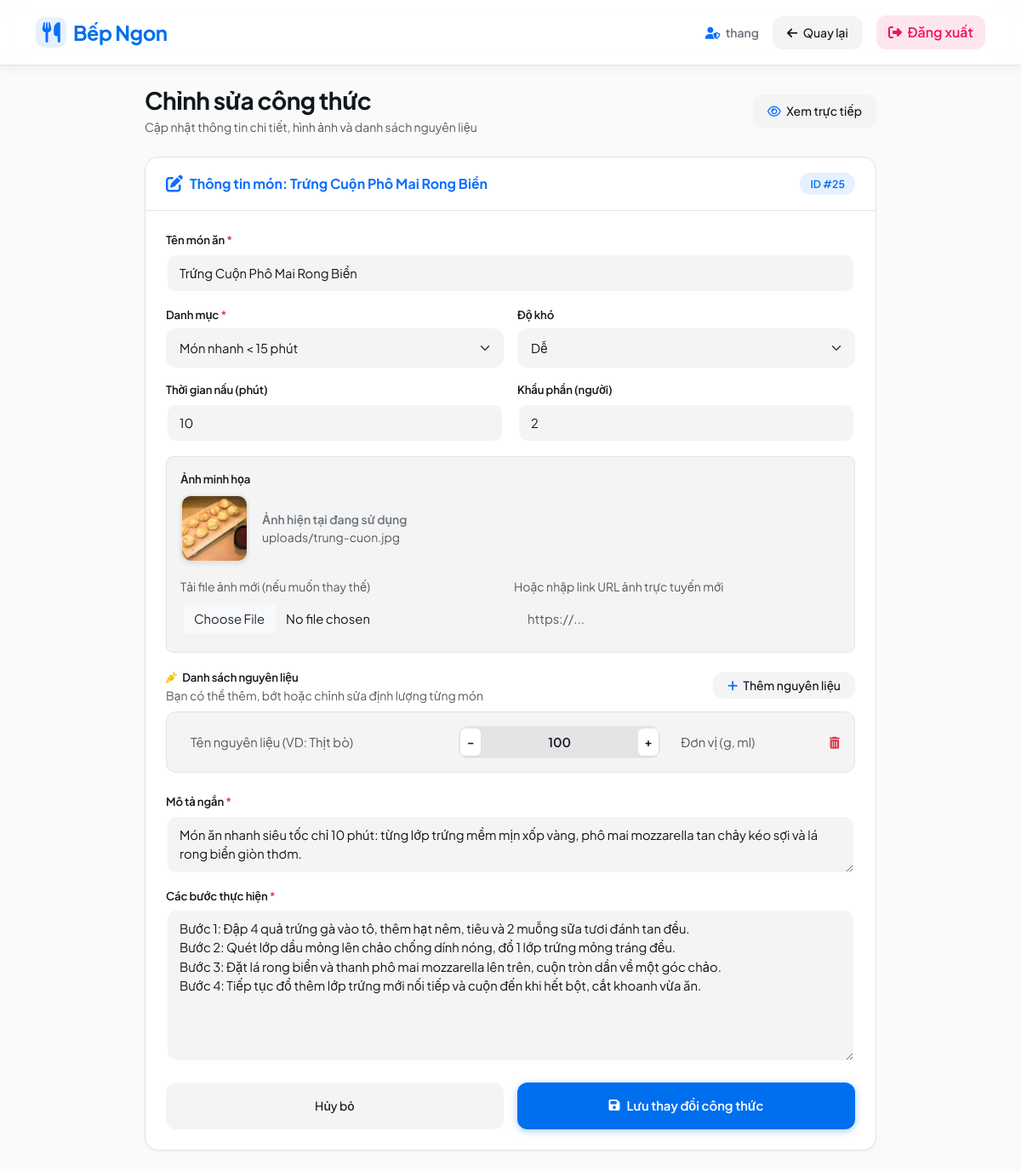
Before: /app/public/edit.php?id=25 (signed in) with the older database file.
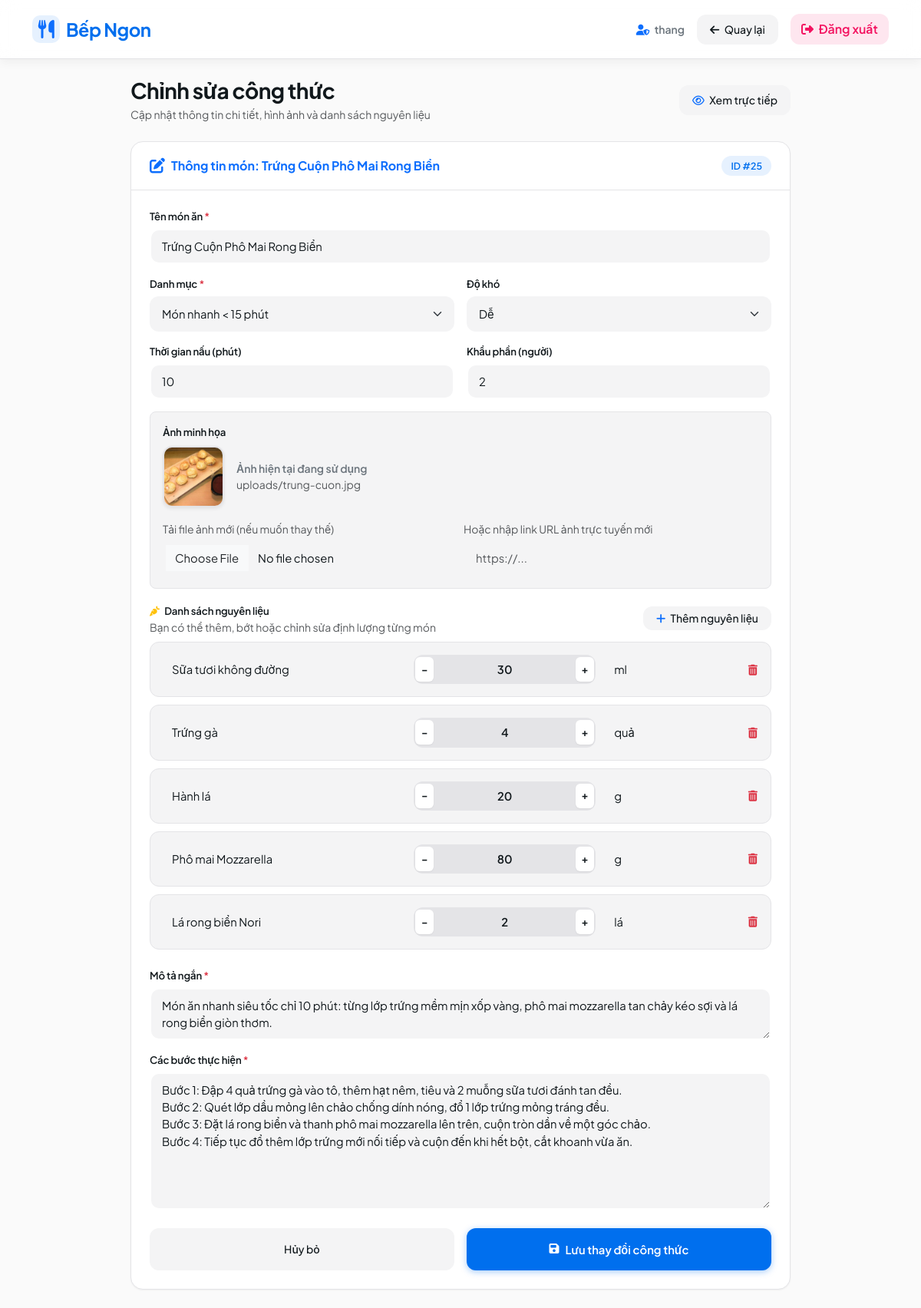
After: the same page with the newer database file.
### tables this page shows
CREATE TABLE `recipe_ingredients` (
  `recipe_id` int NOT NULL,
  `ingredient_id` int NOT NULL,
  `quantity` varchar(50) DEFAULT NULL,
  `unit` varchar(50) DEFAULT NULL,
  PRIMARY KEY (`recipe_id`,`ingredient_id`),
  KEY `ingredient_id` (`ingredient_id`),
  CONSTRAINT `recipe_ingredients_ibfk_1` FOREIGN KEY (`recipe_id`) REFERENCES `recipes` (`id`) ON DELETE CASCADE,
  CONSTRAINT `recipe_ingredients_ibfk_2` FOREIGN KEY (`ingredient_id`) REFERENCES `ingredients` (`id`) ON DELETE CASCADE
);

CREATE TABLE `ingredients` (
  `id` int NOT NULL AUTO_INCREMENT,
  `name` varchar(255) NOT NULL,
  PRIMARY KEY (`id`),
  UNIQUE KEY `name` (`name`)
);

### app/public/edit.php (the view, shortened to what the changed rows need)
<?php
require_once __DIR__ . '/../src/db.php';
$id = isset($_GET['id']) ? (int)$_GET['id'] : 0;
$stmtIng = $pdo->prepare("SELECT i.name, ri.quantity, ri.unit FROM recipe_ingredients ri JOIN ingredients i ON ri.ingredient_id = i.id WHERE ri.recipe_id = ?");
$stmtIng->execute([$id]);
$currentIngredients = $stmtIng->fetchAll();
?>
<!DOCTYPE html>
<html lang="vi">
<head>
    <link href="https://cdn.jsdelivr.net/npm/bootstrap@5.3.0/dist/css/bootstrap.min.css" rel="stylesheet">
    <link rel="stylesheet" href="https://cdnjs.cloudflare.com/ajax/libs/font-awesome/6.4.0/css/all.min.css">
    <link rel="stylesheet" href="css/style.css">
</head>
<body style="background-color: #FAFAFA;">
    <div class="container py-4">
        <div class="heroui-card mx-auto shadow-md" style="max-width: 860px;">
            <div class="p-4">
                <form method="POST" enctype="multipart/form-data">
                    <div class="mb-4">
                        <div id="ingredientsList">
                            <?php if(!empty($currentIngredients)): ?>
                                <?php foreach($currentIngredients as $idx => $ing): ?>
                                    <div class="ingredient-row d-flex align-items-center gap-2">
                                        <input type="text" name="ingredients[<?= $idx ?>][name]" class="form-control heroui-input" value="<?= htmlspecialchars($ing['name']) ?>" placeholder="Tên nguyên liệu" style="flex: 2;">
                                        <div class="heroui-stepper" style="flex: 1.6;">
                                            <button type="button" class="heroui-stepper-btn btn-step-down" title="Giảm định lượng">−</button>
                                            <input type="text" name="ingredients[<?= $idx ?>][quantity]" class="form-control heroui-input ing-qty-input" value="<?= htmlspecialchars($ing['quantity']) ?>" placeholder="Số lượng">
                                            <button type="button" class="heroui-stepper-btn btn-step-up" title="Tăng định lượng">+</button>
                                        </div>
                                        <input type="text" name="ingredients[<?= $idx ?>][unit]" class="form-control heroui-input" value="<?= htmlspecialchars($ing['unit']) ?>" placeholder="Đơn vị (g, ml...)" style="flex: 1;">
                                        <button type="button" class="btn btn-sm btn-link text-danger p-1 btn-remove-ing" title="Xóa"><i class="fa-solid fa-trash-can"></i></button>
                                    </div>
                                <?php endforeach; ?>
                            <?php else: ?>
                                <div class="ingredient-row d-flex align-items-center gap-2">
                                    <input type="text" name="ingredients[0][name]" class="form-control heroui-input" placeholder="Tên nguyên liệu (VD: Thịt bò)" style="flex: 2;">
                                    <div class="heroui-stepper" style="flex: 1.6;">
                                        <button type="button" class="heroui-stepper-btn btn-step-down" title="Giảm định lượng">−</button>
                                        <input type="text" name="ingredients[0][quantity]" class="form-control heroui-input ing-qty-input" placeholder="Số lượng" value="100">
                                        <button type="button" class="heroui-stepper-btn btn-step-up" title="Tăng định lượng">+</button>
                                    </div>
                                    <input type="text" name="ingredients[0][unit]" class="form-control heroui-input" placeholder="Đơn vị (g, ml)" style="flex: 1;">
                                    <button type="button" class="btn btn-sm btn-link text-danger p-1 btn-remove-ing" title="Xóa"><i class="fa-solid fa-trash-can"></i></button>
                                </div>
                            <?php endif; ?>
                        </div>
                    </div>
                </form>
            </div>
        </div>
    </div>
</body>
</html>

Changed rows visible on the page:
added recipe_ingredients: ingredient.name "Sữa tươi không đường", quantity "30", unit "ml"
added recipe_ingredients: ingredient.name "Trứng gà", quantity "4", unit "quả"
added recipe_ingredients: ingredient.name "Hành lá", quantity "20", unit "g"
added recipe_ingredients: ingredient.name "Phô mai Mozzarella", quantity "80", unit "g"
added recipe_ingredients: ingredient.name "Lá rong biển Nori", quantity "2", unit "lá"
Other visible differences:
form field value: "100" → (not shown)
